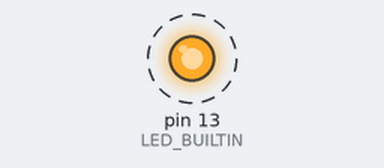
The sketch below on a simulated Arduino Nano, built with avr-gcc and run on an emulated ATmega328P. Parts: output pins drawn as LEDs (lit = HIGH). Dashed ring = blinking. The modem accepts every AT command (registered, SIM ready, sends succeed) and sends nothing else; what the sketch prints to the serial monitor is not drawn.

Above: at 0.5 s.
Timing chart, 0 to 4.6 s (numbered marks = the images above):
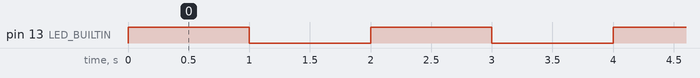

Measured:
- by itself, pin 13 (LED_BUILTIN): alternates HIGH for 1.0 s and LOW for 1.0 s

The sketch:

hoverserial.ino
```cpp
// (licence header left out)
// ########################## DEFINES ##########################
#define HOVER_SERIAL_BAUD   115200      // [-] Baud rate for HoverSerial (used to communicate with the hoverboard)
#define SERIAL_BAUD         115200      // [-] Baud rate for built-in Serial (used for the Serial Monitor)
#define START_FRAME         0xABCD     	// [-] Start frme definition for reliable serial communication
#define TIME_SEND           100         // [ms] Sending time interval
#define SPEED_MAX_TEST      30         // [-] Maximum speed for testing
// #define DEBUG_RX                        // [-] Debug received data. Prints all bytes to serial (comment-out to disable)

#include <SoftwareSerial.h>
SoftwareSerial HoverSerial(2,3);        // RX, TX

// Global variables
uint8_t idx = 0;                        // Index for new data pointer
uint16_t bufStartFrame;                 // Buffer Start Frame
byte *p;                                // Pointer declaration for the new received data
byte incomingByte;
byte incomingBytePrev;

typedef struct{
   uint16_t start;
   int16_t  steer;
   int16_t  speed;
   uint16_t checksum;
} SerialCommand;
SerialCommand Command;

typedef struct{
   uint16_t start;
   int16_t  cmd1;
   int16_t  cmd2;
   int16_t  speedR_meas;
   int16_t  speedL_meas;
   int16_t  wheelR_cnt;
   int16_t  wheelL_cnt;
   int16_t  batVoltage;
   int16_t  boardTemp;
   uint16_t cmdLed;
   uint16_t checksum;
} SerialFeedback;
SerialFeedback Feedback;
SerialFeedback NewFeedback;

// ########################## SETUP ##########################
void setup()
{
  Serial.begin(SERIAL_BAUD);
  Serial.println("Hoverboard Serial v1.0");

  HoverSerial.begin(HOVER_SERIAL_BAUD);

  pinMode(LED_BUILTIN, OUTPUT);
}

// ########################## SEND ##########################
void Send(int16_t uSteer, int16_t uSpeed)
{
  // Create command
  Command.start    = (uint16_t)START_FRAME;
  Command.steer    = (int16_t)uSteer;
  Command.speed    = (int16_t)uSpeed;
  Command.checksum = (uint16_t)(Command.start ^ Command.steer ^ Command.speed);

  // Write to Serial
  HoverSerial.write((uint8_t *) &Command, sizeof(Command));
}

// ########################## RECEIVE ##########################
void Receive()
{
    // Check for new data availability in the Serial buffer
    if (HoverSerial.available()) {
        incomingByte 	  = HoverSerial.read();                                   // Read the incoming byte
        bufStartFrame	= ((uint16_t)(incomingByte) << 8) | incomingBytePrev;       // Construct the start frame
    }
    else {
        return;
    }

  // If DEBUG_RX is defined print all incoming bytes
  #ifdef DEBUG_RX
        Serial.print(incomingByte);
        return;
    #endif

    // Copy received data
    if (bufStartFrame == START_FRAME) {	                    // Initialize if new data is detected
        p       = (byte *)&NewFeedback;
        *p++    = incomingBytePrev;
        *p++    = incomingByte;
        idx     = 2;
    } else if (idx >= 2 && idx < sizeof(SerialFeedback)) {  // Save the new received data
        *p++    = incomingByte;
        idx++;
    }

    // Check if we reached the end of the package
    if (idx == sizeof(SerialFeedback)) {
        uint16_t checksum;
        checksum = (uint16_t)(NewFeedback.start ^ NewFeedback.cmd1 ^ NewFeedback.cmd2 ^ NewFeedback.speedR_meas ^ NewFeedback.speedL_meas
                            ^ NewFeedback.wheelR_cnt ^ NewFeedback.wheelL_cnt ^ NewFeedback.batVoltage ^ NewFeedback.boardTemp ^ NewFeedback.cmdLed);

        // Check validity of the new data
        if (NewFeedback.start == START_FRAME && checksum == NewFeedback.checksum) {
            // Copy the new data
            memcpy(&Feedback, &NewFeedback, sizeof(SerialFeedback));

            // Print data to built-in Serial
            Serial.print("1: ");   Serial.print(Feedback.cmd1);
            Serial.print(" 2: ");  Serial.print(Feedback.cmd2);
            Serial.print(" 3: ");  Serial.print(Feedback.speedR_meas);
            Serial.print(" 4: ");  Serial.print(Feedback.speedL_meas);
            Serial.print(" r: ");  Serial.print(Feedback.wheelR_cnt);
            Serial.print(" l: ");  Serial.print(Feedback.wheelL_cnt);
            Serial.print(" 5: ");  Serial.print(Feedback.batVoltage);
            Serial.print(" 6: ");  Serial.print(Feedback.boardTemp);
            Serial.print(" 7: ");  Serial.println(Feedback.cmdLed);
        } else {
          Serial.println("Non-valid data skipped");
        }
        idx = 0;    // Reset the index (it prevents to enter in this if condition in the next cycle)
    }

    // Update previous states
    incomingBytePrev = incomingByte;
}

// ########################## LOOP ##########################

unsigned long iTimeSend = 0;
int iTestMax = SPEED_MAX_TEST;
int iTest = 0;

void loop(void)
{
  unsigned long timeNow = millis();

  // Check for new received data
  Receive();

  // Send commands
  if (iTimeSend > timeNow) return;
  iTimeSend = timeNow + TIME_SEND;
  Send(0, SPEED_MAX_TEST - 2*abs(iTest));

  // Calculate test command signal
  iTest += 1;
  if (iTest > iTestMax) iTest = -iTestMax;

  // Blink the LED
  digitalWrite(LED_BUILTIN, (timeNow%2000)<1000);
}

// ########################## END ##########################
```
